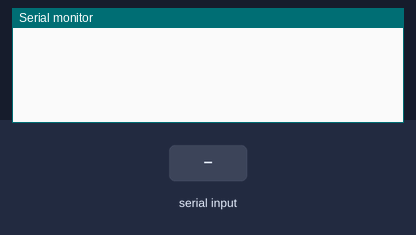
Bench run of a sketch on a simulated Arduino Uno, built with avr-gcc and run on an emulated ATmega328P. Shown: the last lines printed to the serial monitor. Inputs (shaded band) come from the test bench.

Above: at 1.2 s.
1.3 s: "1" received over Serial
At 1.8 s:
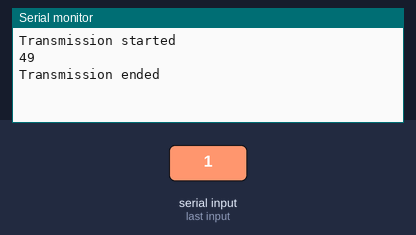
2.8 s: "0" received over Serial
At 4.0 s:
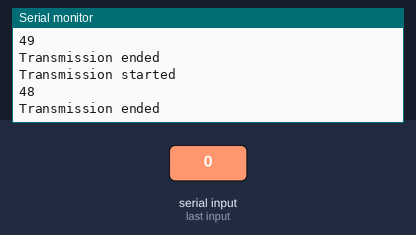
4.3 s: "2" received over Serial
At 5.3 s:
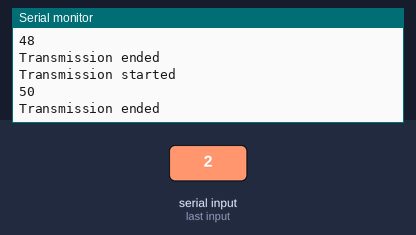

Measured:
- after the input at 1.3 s, the serial monitor: prints a new line at once (image 1)
- after the input at 2.8 s, the serial monitor: prints a new line at once (image 2)
- after the input at 4.3 s, the serial monitor: prints a new line at once (image 3)

The sketch:

ESP_Serial_test_1.ino
```cpp
void setup()
{
        Serial.begin(115200);     // opens serial port, sets data rate to 9600 bps
}

void loop()
{
            if(Serial.available())
            {
                Serial.println("Transmission started");

                while(Serial.available())
                {
                  Serial.println(Serial.read());
                }

                Serial.println("Transmission ended");
            }
}
```
